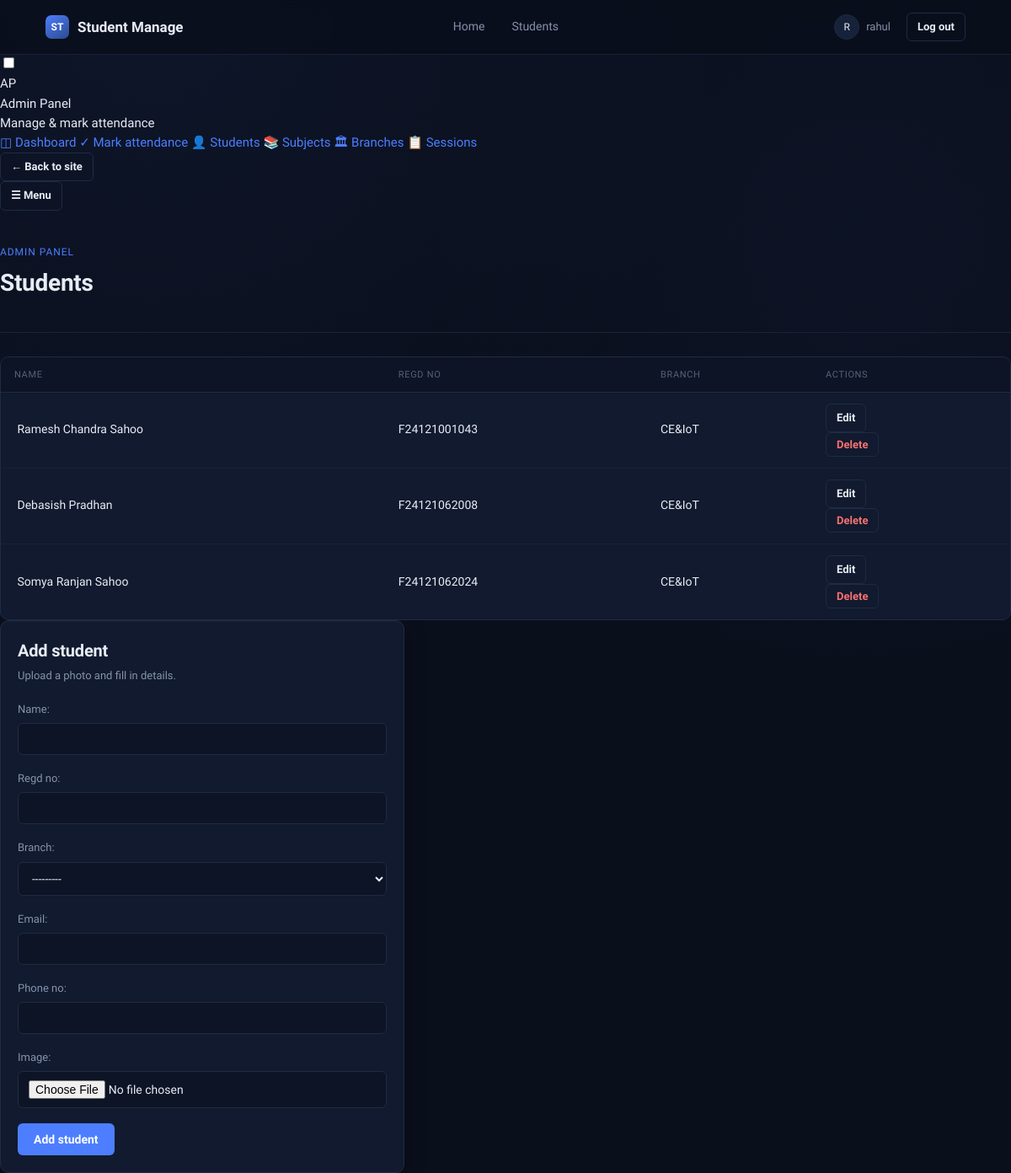
Page /panel/students/ (signed in) on the earlier database version.
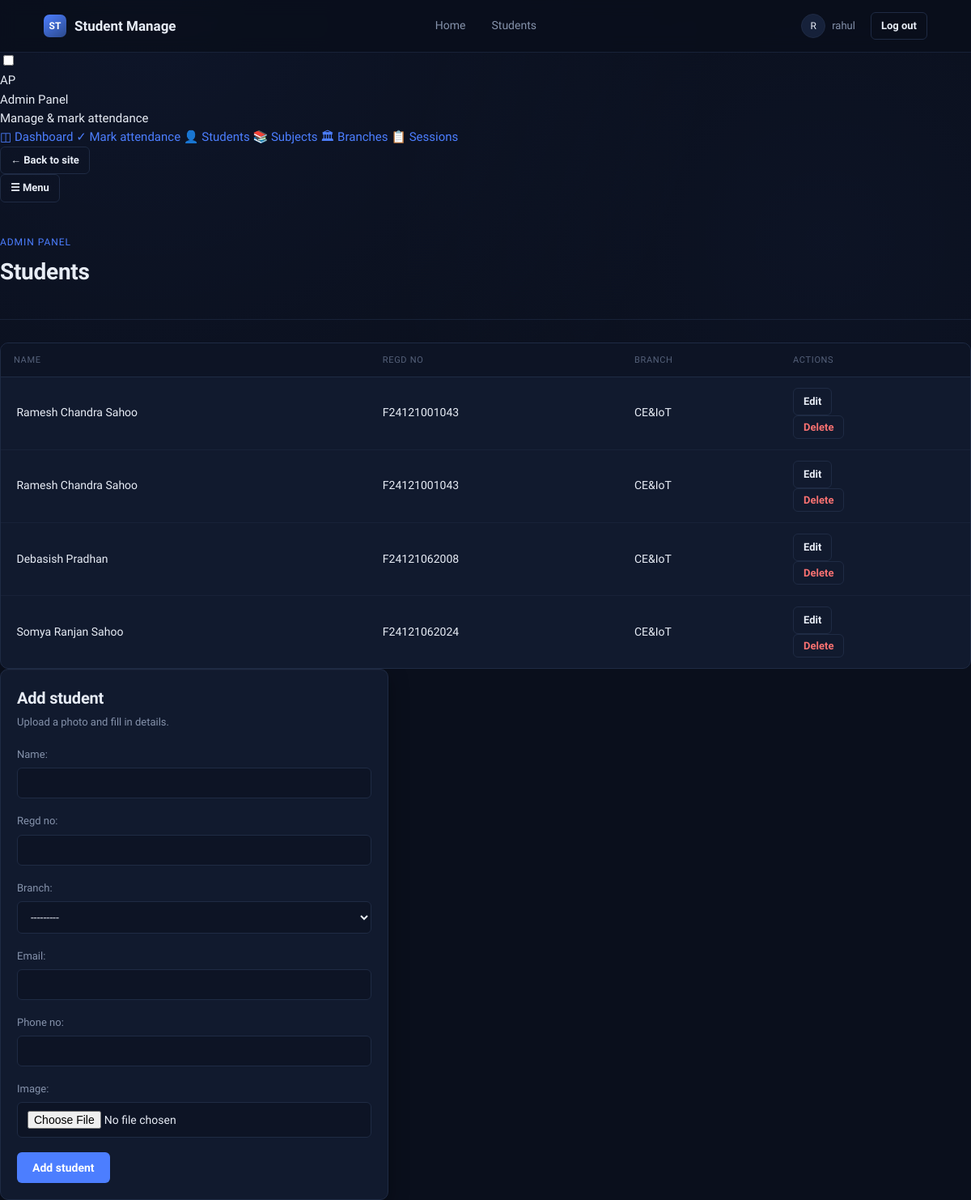
Same page on the later database version.
### CR_Control/models.py (models this page shows, shortened)
class Students(models.Model):
    name = models.CharField(max_length=64)
    regd_no = models.CharField(max_length=12)
    branch = models.ForeignKey(Branch, on_delete=models.CASCADE, related_name="st_branch")
    email = models.EmailField()
    phone_no = models.IntegerField(
        validators=[
            MinValueValidator(10),
            MaxValueValidator(9999999999)
            ]
    )
    image = models.ImageField(upload_to='student_img')
    class Meta:
        ordering = ['regd_no']

class Branch(models.Model):
    semester = models.IntegerField()
    name = models.CharField(max_length=64)
    code = models.CharField(max_length=12)
    def __str__(self):
        return f"{self.name} {self.code}"

### CR_Control/admin_views.py (the view)
# urls.py: path("panel/students/", admin_views.panel_students, name="panel_students"),
@staff_or_teacher_required
def panel_students(request):
    form = StudentForm()
    if request.method == "POST" and request.POST.get("action") == "add_student":
        form = StudentForm(request.POST, request.FILES)
        if form.is_valid():
            form.save()
            messages.success(request, "Student added successfully.")
            return redirect("panel_students")
    return render(request, "panel/students.html", {
        "students": Students.objects.select_related("branch"),
        "form": form,
    })

### CR_Control/forms.py
class StudentForm(forms.ModelForm):
    class Meta:
        model = Students
        fields = '__all__'

### CR_Control/context_processors.py (called while the page is built)
def panel_access(request):
    return {"can_access_panel": user_can_access_panel(request.user)}

### CR_Control/templates/panel/students.html (shortened to what this page needs)
{% extends 'panel/layout_panel.html' %}
{% block panel_content %}
<div class="page-header">
  <div>
    <span class="page-header__eyebrow">Admin Panel</span>
    <h1>Students</h1>
  </div>
</div>
<div class="panel-split">
  <div class="panel-split__main">
    <div class="table-wrap">
      <table class="register">
        <thead>
          <tr>
            <th>Name</th>
            <th>Regd No</th>
            <th>Branch</th>
            <th>Actions</th>
          </tr>
        </thead>
        <tbody>
          {% for student in students %}
          <tr>
            <td>
              <div class="table-user">
                <span>{{ student.name }}</span>
              </div>
            </td>
            <td class="text-mono">{{ student.regd_no }}</td>
            <td>{{ student.branch.code }}</td>
            <td>
              <div class="row-actions">
                <a href="{% url 'panel_student_edit' student.id %}" class="btn btn--ghost btn--sm">Edit</a>
                <form method="POST" action="{% url 'panel_student_delete' student.id %}" class="inline-form"
                  onsubmit="return confirm('Delete {{ student.name }}? This cannot be undone.');">
                  <button type="submit" class="btn btn--danger btn--sm">Delete</button>
                </form>
              </div>
            </td>
          </tr>
          {% endfor %}
        </tbody>
      </table>
    </div>
  </div>
  <div class="panel-split__side">
    <div class="card form-card">
      <h2>Add student</h2>
      <p class="text-muted form-card__hint">Upload a photo and fill in details.</p>
      <form method="POST" enctype="multipart/form-data">
        {{ form.as_p }}
        <button type="submit" class="btn btn--primary">Add student</button>
      </form>
    </div>
  </div>
</div>
{% endblock %}

Differences in the rows shown:
added Students: name "Ramesh Chandra Sahoo", regd_no "F24121001043", branch.code "CE&IoT"
